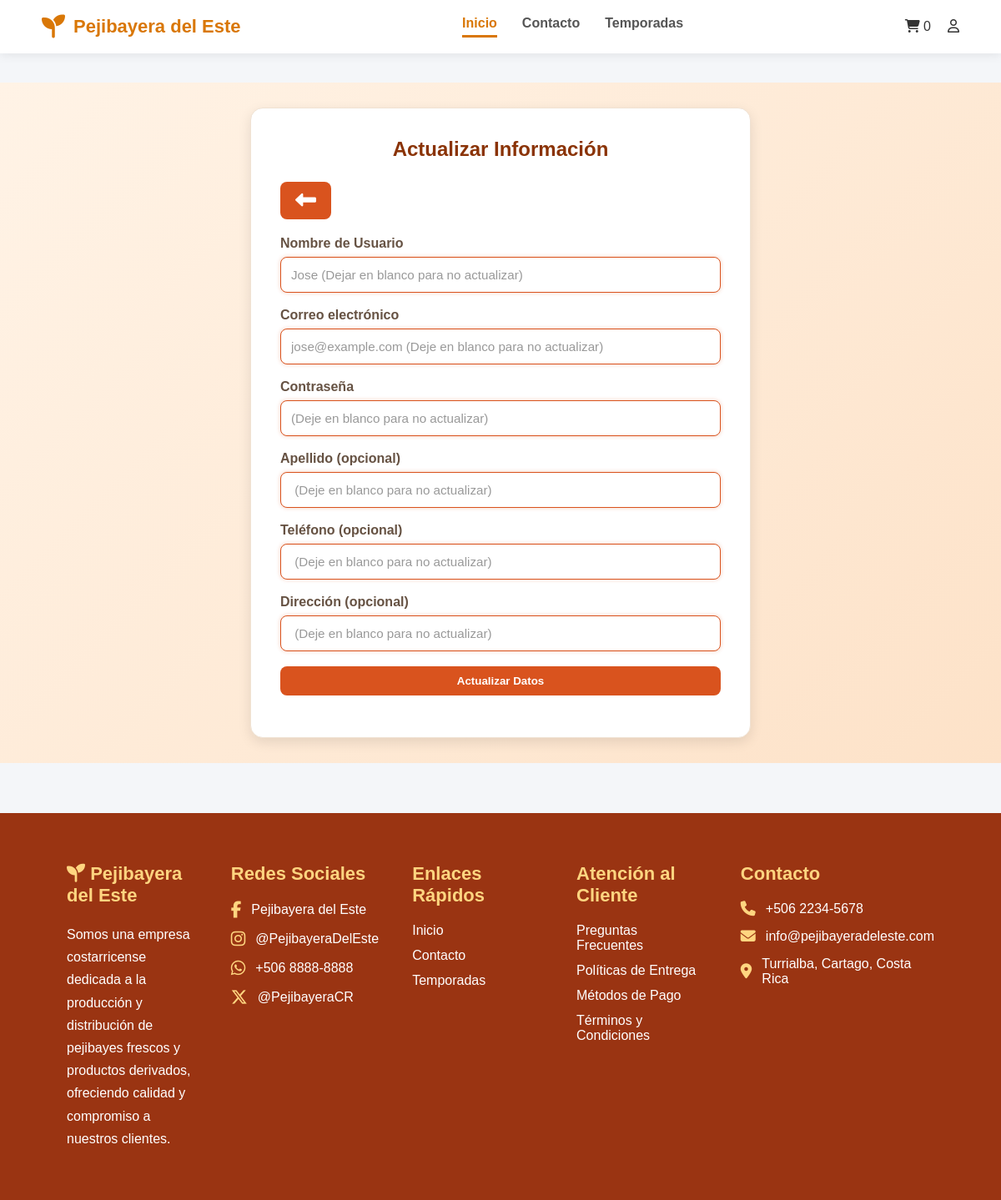
The app's page /otherview/editPrf (signed in) with its own data.
### tables this page shows
CREATE TABLE IF NOT EXISTS users (
    id INT AUTO_INCREMENT PRIMARY KEY,
    nombre VARCHAR(50) NOT NULL,
    email VARCHAR(100) NOT NULL UNIQUE,
    password VARCHAR(255) NOT NULL,
    rol ENUM('Administrador','Cliente','Empresa') NOT NULL,
    estadoUsuario ENUM('Activo','Inactivo') NOT NULL DEFAULT 'Activo',
    apellido VARCHAR(50),
    telefono VARCHAR(20),
    direccion VARCHAR(255),
    fechaRegistro TIMESTAMP DEFAULT CURRENT_TIMESTAMP
);

### app/controllers/OtherViewController.php (called while the page is built, shortened)
<?php
class OtherViewController extends Controller {
    private $carritoModel;
    private $userModel;
    public function __construct() {
        $this->carritoModel = $this->model('Carrito');
        $this->userModel = $this->model('User');
    }
    private function obtenerCantidadCarrito() {
        return $this->carritoModel->contarProductos($_SESSION['user_id']);
    }
    public function editPrf() {
        $usuario = $this->userModel->getById($_SESSION['user_id']);
        $empresa = null;
        $this->view('other/editPrf', [
            'cantidadTotal' => $this->obtenerCantidadCarrito(),
            'usuario' => $usuario,
            'empresa' => $empresa
        ]);
    }
}

### app/core/App.php (called while the page is built, shortened)
<?php
class App {
    protected $method = 'index';
    public function __construct() {
        $url = $this->parseUrl();
        if (isset($url[0]) && file_exists('../app/controllers/' . ucfirst($url[0]) . 'Controller.php')) {
            unset($url[0]);
        }
        $this->controller = new $this->controller;
        if (isset($url[1])) {
            if (method_exists($this->controller, $url[1])) {
                $this->method = $url[1];
                unset($url[1]);
            }
        }
        $this->params = $url ? array_values($url) : [];
        call_user_func_array([$this->controller, $this->method], $this->params);
    }
    public function parseUrl() {
        if (isset($_GET['url'])) {
            return explode('/', filter_var(rtrim($_GET['url'], '/'), FILTER_SANITIZE_URL));
        }
        return [];
    }
}

### public/index.php (called while the page is built, shortened)
<?php
require_once '../app/core/App.php';
$app = new App();

### app/models/User.php (called while the page is built, shortened)
<?php
require_once '../app/config/Database.php';
class User {
    private $db;
    public function __construct() {
        $this->db = Database::getInstance()->getConnection();
    }
    private function ejecutarConsulta($sql, $tipos = "", ...$parametros) {
        $stmt = $this->db->prepare($sql);
        if (!empty($tipos)) {
            $stmt->bind_param($tipos, ...$parametros);
        }
        $stmt->execute();
        return $stmt;
    }
    public function getById($id) {
        $sql = "SELECT * FROM users WHERE id = ?";
        $stmt = $this->ejecutarConsulta($sql, "i", $id);
        $resultado = $stmt->get_result();
        $usuario = $resultado->fetch_assoc();
        return $usuario;
    }
}

### app/config/Database.php (called while the page is built, shortened)
<?php
class Database {
    private static $instance = null;
    private $conn;
    private function __construct() {
        try {
            $this->conn = new mysqli(DB_HOST, DB_USER, DB_PASS, DB_NAME);
            $this->conn->set_charset("utf8");
        } catch (mysqli_sql_exception $e) {
            die("Error de conexión a la base de datos. Por favor, verifica que MySQL esté encendido y la base de datos '" . DB_NAME . "' exista. Detalle: " . $e->getMessage());
        }
    }
    public static function getInstance() {
        if (!self::$instance) {
            self::$instance = new Database();
        }
        return self::$instance;
    }
    public function getConnection() {
        return $this->conn;
    }
}

### app/views/other/editPrf.php (the view, shortened to what this page needs)
<?php require_once '../app/views/layouts/header.php'; ?>
<div class="login-body">
    <section class="registro-container">
        <h2>Actualizar Información</h2>
        <button type="submit" class="btn-volver">
            <a href="<?= BASE_URL ?>/otherview/perfil">
                <i class="fa-solid fa-left-long"></i>
            </a>
        </button>
        <form id="frm-userUpdate" action="<?= BASE_URL ?>/user/update/" method="POST">
            <?php if ($_SESSION['user_role'] == 'Empresa'): ?>
                <label for="nombreUsuario">Nombre de Empresa</label>
                <input type="text" id="nombreUsuario" name="nombreUsuario" placeholder="<?= htmlspecialchars($data['usuario']['nombre']) ?> (Dejar en blanco para no actualizar)">
            <?php else: ?>
                <label for="nombreUsuario">Nombre de Usuario</label>
                <input type="text" id="nombreUsuario" name="nombreUsuario" placeholder="<?= htmlspecialchars($data['usuario']['nombre']) ?> (Dejar en blanco para no actualizar)">
            <?php endif; ?>
            <label for="email">Correo electrónico</label>
            <input type="email" id="email" name="email" placeholder="<?= htmlspecialchars($data['usuario']['email']) ?> (Deje en blanco para no actualizar)">
            <label for="password">Contraseña</label>
            <input type="password" id="password" name="password" placeholder="(Deje en blanco para no actualizar)">
            <?php if ($_SESSION['user_role'] == 'Empresa'): ?>
                <div class="cedulaJr-container">
                    <label for="cedulaJuridica">Cédula Juridica</label>
                    <input type="text" id="cedulaJuridica" name="cedulaJuridica" placeholder="<?= htmlspecialchars($data['empresa']['cedulaJuridica']) ?> (Deje en blanco para no actualizar)">
                </div>
            <?php else:  ?>
                <div class="apellido-container">
                    <label for="apellido"> Apellido (opcional)</label>
                    <input type="text" id="apellido" name="apellido" placeholder="<?= htmlspecialchars($data['usuario']['apellido']) ?> (Deje en blanco para no actualizar)">
                </div>
            <?php endif; ?>
            <label for="telefono">Teléfono (opcional)</label>
            <input type="tel" id="telefono" name="telefono" placeholder="<?= htmlspecialchars($data['usuario']['telefono']) ?> (Deje en blanco para no actualizar)">
            <label for="direccion">Dirección (opcional)</label>
            <input type="text" id="direccion" name="direccion" placeholder="<?= htmlspecialchars($data['usuario']['direccion']) ?> (Deje en blanco para no actualizar)">
            <div class="btn-frmUpdt-container">
                <button type="submit">
                    Actualizar Datos
                </button>
            </div>
        </form>
    </section>
</div>
<?php require_once '../app/views/layouts/footer.php'; ?>

### public/css/inicio.css (style rules this page uses)
* { margin: 0%; padding: 0%; box-sizing: border-box; }
body { font-family: Arial, Helvetica, sans-serif; background-color: #f4f6f9; color: #333; }
a { text-decoration: none; color: inherit; }
button, .btn { background-color: #d9531e; color: #ffffff; border: none; padding: 10px 18px; border-radius: 8px; cursor: pointer; font-weight: bold; transition: 0.3s; text-decoration: none; display: inline-block; }
.login-body { min-height: 100vh; background: linear-gradient(135deg, #fff3e6, #fde2c8); display: flex; justify-content: center; align-items: center; padding: 30px; }
.login-container, .registro-container { width: 100%; background-color: #ffffff; padding: 35px; border-radius: 15px; box-shadow: 0px 5px 15px rgba(0, 0, 0, 0.1); border: 1px solid #f0e2d3; }
.registro-container { max-width: 600px; }
.login-container h2, .registro-container h2 { color: #8a3306; text-align: center; margin-bottom: 25px; }
form { width: 100%; }
label { display: block; color: #665243; font-weight: bold; margin-bottom: 7px; }
input, select, textarea { width: 100%; padding: 12px; margin-bottom: 18px; border: 1px solid #f0e2d3; border-radius: 8px; background-color: #ffffff; color: #333333; font-size: 0.95rem; outline: none; }
input,textarea, select:focus { border-color: #d9531e; box-shadow: 0px 0px 5px rgba(217, 83, 30, 0.3); }
input::placeholder { color: #999999; }
.btn-frmLogin-container, .btn-frmRgst-container, .btn-frmUpdt-container, .btn-salir-container, .btn-ResumenCarrito-container, .btn-frmPago-container { display: flex; flex-direction: column; align-items: center; justify-content: center; }
.btn-frmLogin-container button, .btn-frmRgst-container button, .btn-frmUpdt-container button, .btn-salir-container button, .btn-ResumenCarrito-container button, .btn-frmPago-container button { margin-bottom: 15px; width: 100%; }
.btn-volver { margin-bottom: 20px; }
.btn-volver i { font-size: 25px; }

### records on screen
users: nombreUsuario "Jose (Dejar en blanco para no actualizar)", email "jose@example.com (Deje en blanco para no actualizar)"

### other values on screen
$data['cantidadTotal'] "0"
